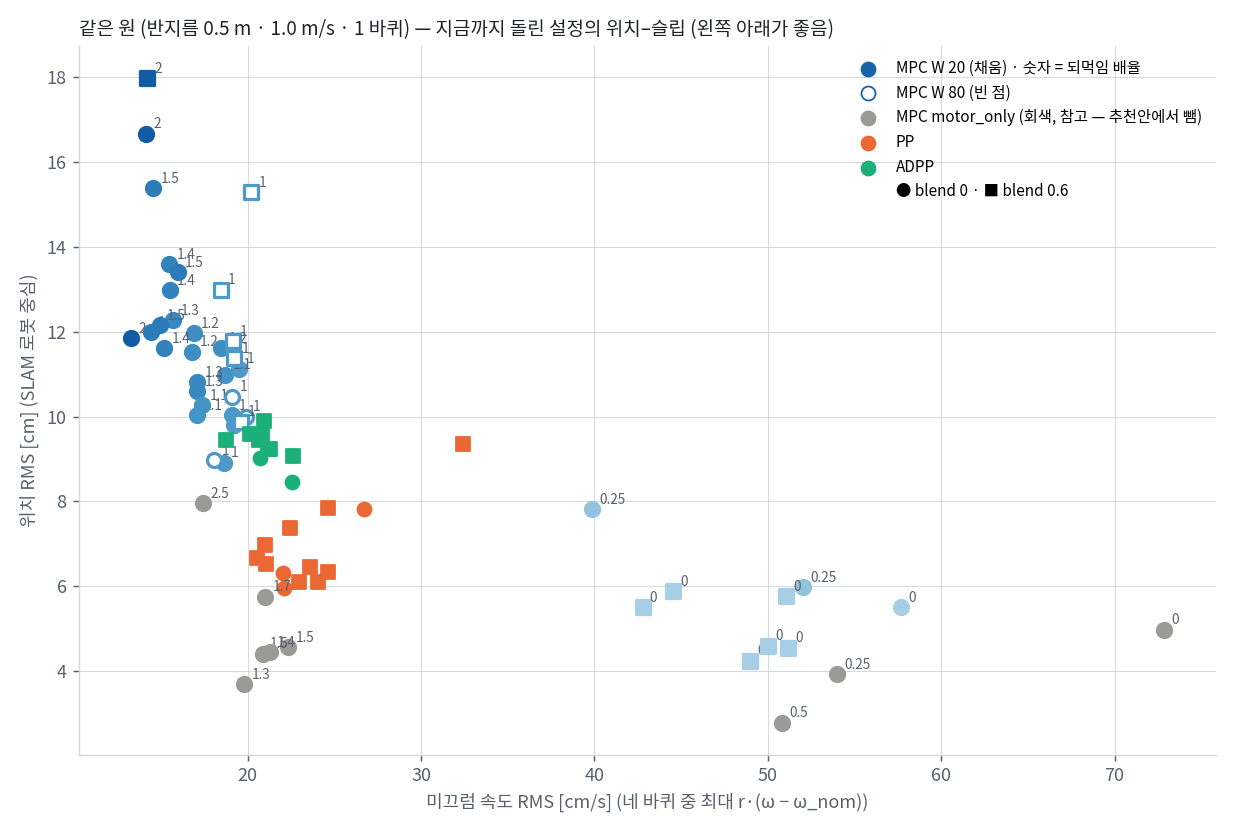

Write Python code to recreate this figure.
"""같은 원 (circles8 width 2.0 = 반지름 0.5 m · 1.0 m/s · 가속 1.0 · 1 바퀴) 에서 지금까지 돌린 MPC 설정별 위치–슬립 trade-off.
대상: 11-27 의 slip_fb 배율 판 전부 (0 ~ 5.0, W 20 · 80) + 11-28 170146 (W 80 · 1.0) + 11-28 seq MPC 5 판 (blend 0.6) + PP·ADPP 판.
뺀 판: 162239 (MPC 멈춤 → 발산), 193327·194141 (교차점 SLAM 튐, slip-fb-scale-sweep 메모). params 가 없는 판 (기동만 하고 끈 판) 은 건너뛴다.
조건은 판마다 run_info/params/torque_mpc_node.yaml (W·slip_fb_enable·scale·grip_speed) 와 args.txt (crossing_blend_m) 에서 읽는다.
지표: seq_s1.metrics (위치 RMS SLAM 중심·진행·옆·미끄럼 속도·큰 슬립 %).
nice -n 19 /usr/bin/python3 sfb_pareto.py → sfb_pareto_out.txt, sfb_pareto.png"""
import os
import re
import sys

import numpy as np

HERE = os.path.dirname(os.path.abspath(__file__))
sys.path.insert(0, HERE)
import seq_s1 as S  # noqa: E402
from bag_runs import runs  # noqa: E402

import matplotlib  # noqa: E402
matplotlib.use("Agg")
import matplotlib.pyplot as plt  # noqa: E402
from matplotlib import font_manager  # noqa: E402

SKIP = {"162239_sfb_on_r1", "193327_yarr_mpc", "194141_yarr_mpc"}


def cond(path):
    a = open(os.path.join(path, "run_info", "args.txt")).read()
    g = lambda k, d="": (re.search(rf"\b{k}:=(\S+)", a) or [None, d])[1]
    if "circles8" not in a or g("speed") != "1.0" or g("width") != "2.0" or g("laps", "1") != "1":
        return None
    ctrl = g("controller", "mpc")
    c = dict(ctrl=ctrl.upper(), blend=float(g("crossing_blend_m", "0") or 0))
    if ctrl == "mpc":
        f = os.path.join(path, "run_info", "params", "torque_mpc_node.yaml")
        if not os.path.exists(f):
            return None
        pr = open(f).read()
        W = re.search(r"\n\s*W:\s*\n((?:\s*-\s*\S+\s*\n){6})", pr)
        if W is None:
            return None
        W = [float(x) for x in re.findall(r"-\s*(\S+)", W.group(1))]
        gv = lambda k, d: (lambda mm: mm.group(1) if mm else d)(re.search(rf"{k}:\s*(\S+)", pr))
        en = gv("slip_fb_enable", "false") == "true"; sc = float(gv("slip_fb_scale", "0")); gs = float(gv("slip_fb_grip_speed", "0"))
        lm = re.search(r"limit_mode:\s*(\S+)", pr)
        c.update(W=W[0], scale=sc if en else 0.0, grip=gs, limit=lm.group(1) if lm else "?")
    return c


if __name__ == "__main__":
    rows = []
    for day in ("2026-11-27", "2026-11-28"):
        for d in sorted(os.listdir(S.B + day)):
            p = os.path.join(S.B + day, d)
            if d in SKIP or not os.path.isdir(p) or not os.path.exists(os.path.join(p, "run_info", "args.txt")) or "seq" in d:
                continue
            c = cond(p)
            if c is None:
                continue
            try:
                rr = runs(p)
                if not rr or not rr[0]["armed"]:
                    continue
                t_on, t_off = rr[0]["armed"][0]; D = S.read(p); m = S.metrics(D, t_on, t_off)
            except Exception as ex:  # noqa: BLE001
                print(f"{day} {d}: 실패 {type(ex).__name__} {ex}"); continue
            m.update(c, name=f"{day[5:]} {d[:6]}"); rows.append(m)
    # 11-28 seq (blend 0.6)
    RS = runs(S.SEQ); D = S.read(S.SEQ)
    for r in RS:
        (t_on, t_off), = r["armed"]; m = S.metrics(D, t_on, t_off); c = r["controller"].upper()
        m.update(ctrl=c, blend=0.6, name=f"11-28 seq#{r['run']}")
        if c == "MPC":
            m.update(W=80.0, scale=1.0, grip=0.0, limit="friction")
        rows.append(m)
    # 11-26 같은 경로 (blend 0.6, MPC W 20 · 되먹임 없음)
    for c, names in S.OLD.items():
        for n in names:
            p = S.find("2026-11-26", n); (rr,) = runs(p); t_on, t_off = rr["armed"][0]; m = S.metrics(S.read(p), t_on, t_off)
            m.update(ctrl=c, blend=0.6, name=f"11-26 {n[:6]}")
            if c == "MPC":
                m.update(W=20.0, scale=0.0, grip=0.0, limit="friction")
            rows.append(m)

    out = open(os.path.join(HERE, "sfb_pareto_out.txt"), "w")

    def P(*a):
        print(*a); print(*a, file=out)

    ok = [m for m in rows if m["armed"] > 3 and m["pos"] < 40]
    P(f"판 {len(rows)} 개 (위치 < 40 cm · 무장 > 3 s 남은 것 {len(ok)})")
    P("| 판 | 제어기 | blend | W | 배율 | grip | limit | 위치 RMS cm | 최대 | 진행 | 옆 RMS | 헤딩 ° | 미끄럼 속도 cm/s | 큰 슬립 % | 무장 s |")
    P("|" + "---|" * 15)
    for m in sorted(rows, key=lambda q: (q["ctrl"], q["blend"], q.get("W", 0), q.get("scale", -1), q["name"])):
        P(f"| {m['name']} | {m['ctrl']} | {m['blend']:g} | {m.get('W', '-')} | {m.get('scale', '-')} | {m.get('grip', '-')} | {m.get('limit', '-')} | {m['pos']:.1f} | {m['pos_max']:.1f} | "
          f"{m['along']:+.1f} | {m['cross_r']:.1f} | {m['head']:.1f} | {m['sv']:.1f} | {m['m50']:.1f} | {m['armed']:.1f} |")
    P("\n## 묶음 평균 (위치 < 40 cm 판)")
    keyf = lambda m: (m["ctrl"], m["blend"], m.get("W"), m.get("scale"), m.get("limit"))
    G = {}
    for m in ok:
        G.setdefault(keyf(m), []).append(m)
    P("| 제어기 | blend | W | 배율 | limit | 판 | 위치 RMS cm | 진행 cm | 옆 RMS cm | 미끄럼 속도 cm/s | 큰 슬립 % |")
    P("|" + "---|" * 11)
    for k in sorted(G, key=lambda k: (k[0], k[1], k[2] or 0, k[3] if k[3] is not None else -1)):
        v = G[k]; f = lambda key: (lambda a: f"{a.mean():.1f}" + (f" ({a.min():.1f}~{a.max():.1f})" if len(a) > 1 else ""))(np.array([m[key] for m in v]))
        P(f"| {k[0]} | {k[1]:g} | {k[2] if k[2] is not None else '-'} | {k[3] if k[3] is not None else '-'} | {k[4] or '-'} | {len(v)} | {f('pos')} | {f('along')} | {f('cross_r')} | {f('sv')} | {f('m50')} |")
    # blend 0 MPC 배율 회귀
    b0 = [m for m in ok if m["ctrl"] == "MPC" and m["blend"] == 0 and m.get("limit") == "friction"]
    if len(b0) > 3:
        x = np.array([m["scale"] for m in b0]); y1 = np.array([m["pos"] for m in b0]); y2 = np.array([m["sv"] for m in b0]); y3 = np.array([m["cross_r"] for m in b0])
        P(f"\nblend 0 · friction MPC {len(b0)} 판: 배율 0 / 0.25 / 0.5 / 1.0 / ≥ 1.5 의 위치·미끄럼 속도 평균")
        for lo, hi in ((-0.01, 0.01), (0.2, 0.3), (0.45, 0.55), (0.95, 1.05), (1.05, 1.45), (1.45, 6)):
            k = (x > lo) & (x <= hi)
            if k.any():
                P(f"  배율 ({lo:.2f}, {hi:.2f}] n {k.sum()}: 위치 {y1[k].mean():.1f} · 옆 RMS {y3[k].mean():.1f} · 미끄럼 {y2[k].mean():.1f} cm/s")
    out.close()

    fp = [f for f in font_manager.findSystemFonts() if "NotoSansCJK" in f and "Regular" in f]
    if fp:
        font_manager.fontManager.addfont(fp[0]); plt.rcParams["font.family"] = font_manager.FontProperties(fname=fp[0]).get_name()
    INK, INK2, GRID = "#1f2328", "#57606a", "#d0d7de"
    plt.rcParams.update({"axes.unicode_minus": False, "font.size": 10, "axes.edgecolor": GRID, "axes.labelcolor": INK2, "xtick.color": INK2,
                         "ytick.color": INK2, "axes.spines.top": False, "axes.spines.right": False})
    fig, ax = plt.subplots(figsize=(9.5, 6.4))
    cmap = plt.get_cmap("Blues")
    for m in ok:
        if m["ctrl"] == "MPC":
            sc = m.get("scale", 0); col = cmap(0.35 + 0.6 * min(sc, 2.5) / 2.5) if m.get("limit") == "friction" else "#9a9a96"
            mk = "o" if m["blend"] == 0 else "s"
            ax.scatter(m["sv"], m["pos"], s=60, marker=mk, facecolors=col if m.get("W") == 20 else "white", edgecolors=col, linewidths=1.8, zorder=3)
            ax.annotate(f"{sc:g}", (m["sv"], m["pos"]), xytext=(4, 3), textcoords="offset points", fontsize=7.5, color=INK2)
        else:
            col = "#eb6834" if m["ctrl"] == "PP" else "#1baf7a"
            ax.scatter(m["sv"], m["pos"], s=60, marker="o" if m["blend"] == 0 else "s", color=col, zorder=3)
    for lab, kw in (("MPC W 20 (채움) · 숫자 = 되먹임 배율", dict(color=cmap(0.8))), ("MPC W 80 (빈 점)", dict(facecolors="white", edgecolors=cmap(0.8))),
                    ("MPC motor_only (회색, 참고 — 추천안에서 뺌)", dict(color="#9a9a96")), ("PP", dict(color="#eb6834")), ("ADPP", dict(color="#1baf7a")), ("● blend 0 · ■ blend 0.6", dict(color="white"))):
        ax.scatter([], [], s=60, label=lab, **kw)
    ax.set_xlabel("미끄럼 속도 RMS [cm/s] (네 바퀴 중 최대 r·(ω − ω_nom))"); ax.set_ylabel("위치 RMS [cm] (SLAM 로봇 중심)")
    ax.grid(color=GRID, lw=0.5); ax.legend(fontsize=8.5, frameon=False, loc="upper right")
    ax.set_title("같은 원 (반지름 0.5 m · 1.0 m/s · 1 바퀴) — 지금까지 돌린 설정의 위치–슬립 (왼쪽 아래가 좋음)", loc="left", fontsize=10.5, color=INK)
    fig.tight_layout(); fig.savefig(os.path.join(HERE, "sfb_pareto.png"), dpi=130); plt.close(fig)
    print("그림:", os.path.join(HERE, "sfb_pareto.png"))
